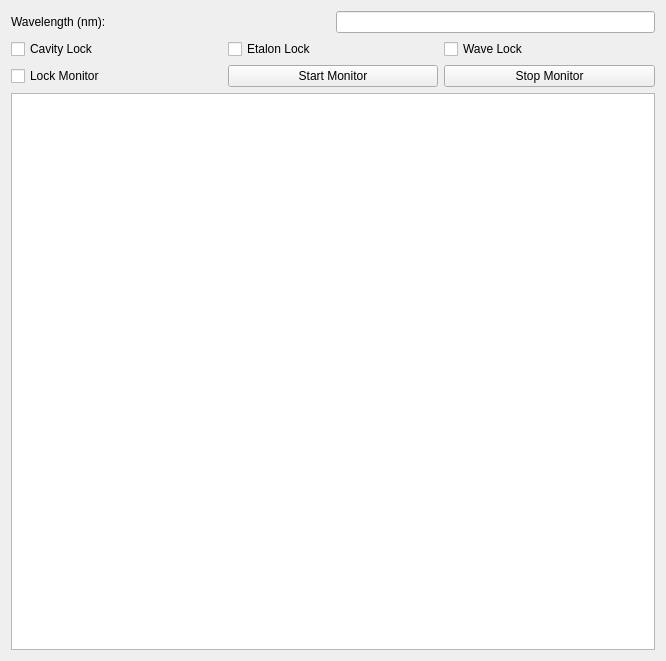
<?xml version="1.0" encoding="UTF-8"?>
<ui version="4.0">
 <class>Form</class>
 <widget class="QWidget" name="Form">
  <property name="geometry">
   <rect>
    <x>0</x>
    <y>0</y>
    <width>666</width>
    <height>661</height>
   </rect>
  </property>
  <property name="windowTitle">
   <string>Form</string>
  </property>
  <layout class="QVBoxLayout" name="verticalLayout_3">
   <item>
    <layout class="QHBoxLayout" name="horizontalLayout">
     <item>
      <widget class="QLabel" name="labelSolsTiSWL">
       <property name="sizePolicy">
        <sizepolicy hsizetype="MinimumExpanding" vsizetype="Preferred">
         <horstretch>0</horstretch>
         <verstretch>0</verstretch>
        </sizepolicy>
       </property>
       <property name="minimumSize">
        <size>
         <width>100</width>
         <height>0</height>
        </size>
       </property>
       <property name="text">
        <string>Wavelength (nm):</string>
       </property>
      </widget>
     </item>
     <item>
      <widget class="QLineEdit" name="lineEditSolsTiSWL">
       <property name="inputMask">
        <string/>
       </property>
       <property name="text">
        <string/>
       </property>
       <property name="placeholderText">
        <string/>
       </property>
      </widget>
     </item>
    </layout>
   </item>
   <item>
    <layout class="QGridLayout" name="gridLayout_4">
     <item row="0" column="0">
      <widget class="QCheckBox" name="checkBoxSolsTiSCavityLock">
       <property name="text">
        <string>Cavity Lock</string>
       </property>
      </widget>
     </item>
     <item row="0" column="2">
      <widget class="QCheckBox" name="checkBoxSolsTiSWaveLock">
       <property name="text">
        <string>Wave Lock</string>
       </property>
      </widget>
     </item>
     <item row="0" column="1">
      <widget class="QCheckBox" name="checkBoxSolsTiSEtalonLock">
       <property name="text">
        <string>Etalon Lock</string>
       </property>
      </widget>
     </item>
     <item row="1" column="0">
      <widget class="QCheckBox" name="checkBoxSolsTiSLockMonitor">
       <property name="text">
        <string>Lock Monitor</string>
       </property>
      </widget>
     </item>
     <item row="1" column="2">
      <widget class="QPushButton" name="pushButtonSolsTiSstopMonitor">
       <property name="text">
        <string>Stop Monitor</string>
       </property>
      </widget>
     </item>
     <item row="1" column="1">
      <widget class="QPushButton" name="pushButtonSolsTiSstatusMonitor">
       <property name="text">
        <string>Start Monitor</string>
       </property>
      </widget>
     </item>
    </layout>
   </item>
   <item>
    <widget class="QTableWidget" name="tableWidget">
     <property name="font">
      <font>
       <family>Arial</family>
       <pointsize>8</pointsize>
      </font>
     </property>
     <property name="verticalScrollBarPolicy">
      <enum>Qt::ScrollBarAlwaysOff</enum>
     </property>
     <property name="horizontalScrollBarPolicy">
      <enum>Qt::ScrollBarAlwaysOff</enum>
     </property>
     <property name="autoScrollMargin">
      <number>10</number>
     </property>
     <property name="tabKeyNavigation">
      <bool>true</bool>
     </property>
     <property name="showGrid">
      <bool>false</bool>
     </property>
     <property name="columnCount">
      <number>2</number>
     </property>
     <attribute name="horizontalHeaderVisible">
      <bool>false</bool>
     </attribute>
     <attribute name="horizontalHeaderHighlightSections">
      <bool>false</bool>
     </attribute>
     <attribute name="verticalHeaderVisible">
      <bool>false</bool>
     </attribute>
     <column/>
     <column/>
    </widget>
   </item>
  </layout>
 </widget>
 <resources/>
 <connections/>
</ui>
